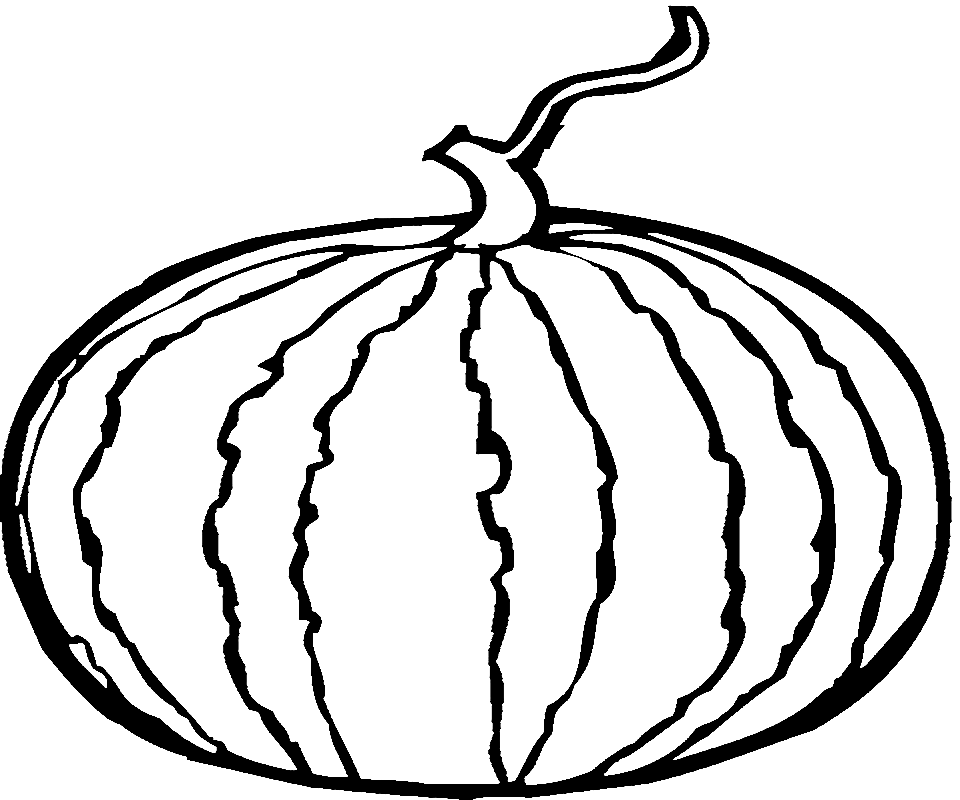
#> input picture Paint_code/xigua/xigua_original.png, 960 x 800 px
$ python black_to_gray.py
#> lines starting #> are read from the running program, lines starting #| are printed output that depends on the picture; after the words box and inside, x2 and y2 are one past the last pixel; in counts of white or black regions, pixels touching at a corner belong together
import cv2
import numpy as np

# 加载图像
image = cv2.imread('xigua_original.png')
#> image is the input picture: shape (800, 960, 3); min 0, max 255, mean 218

# 创建一个掩码，选择黑色区域
black_mask = np.all(image == [0, 0, 0], axis=-1)
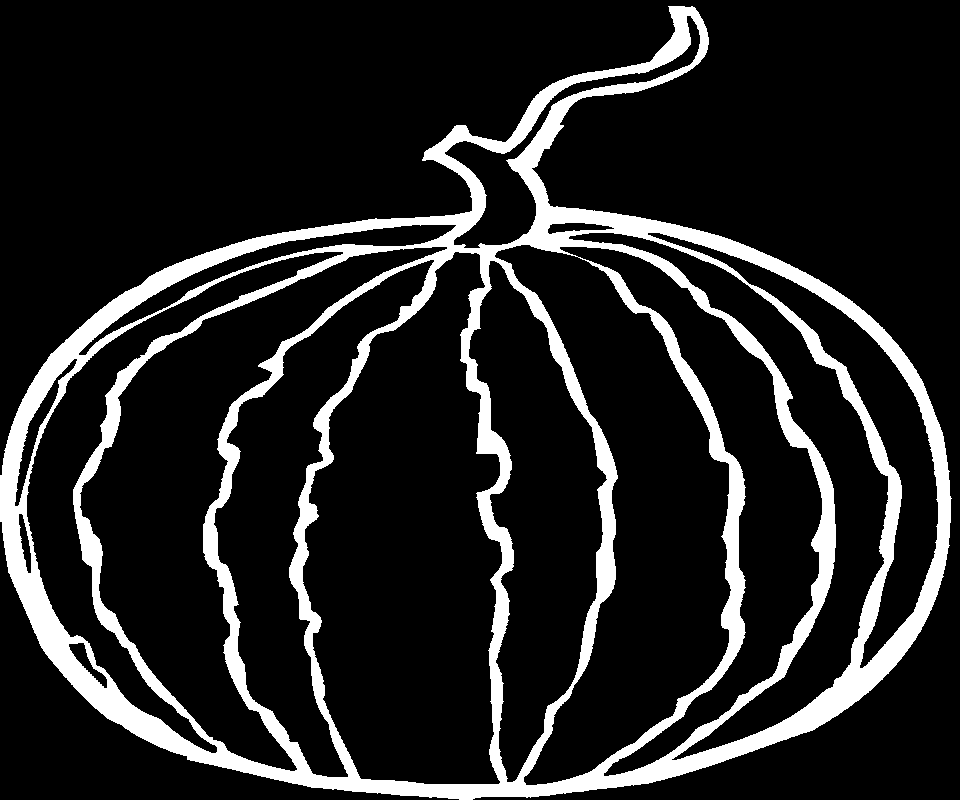
#> black_mask: shape (800, 960) bool; 14.1% white; 1 white region, box (x1, y1, x2, y2) and area: (0, 6, 952, 800) 108277

# 将黑色部分替换为灰色
image[black_mask] = [128, 128, 128]  # 这里的 [128, 128, 128] 是灰色的BGR值
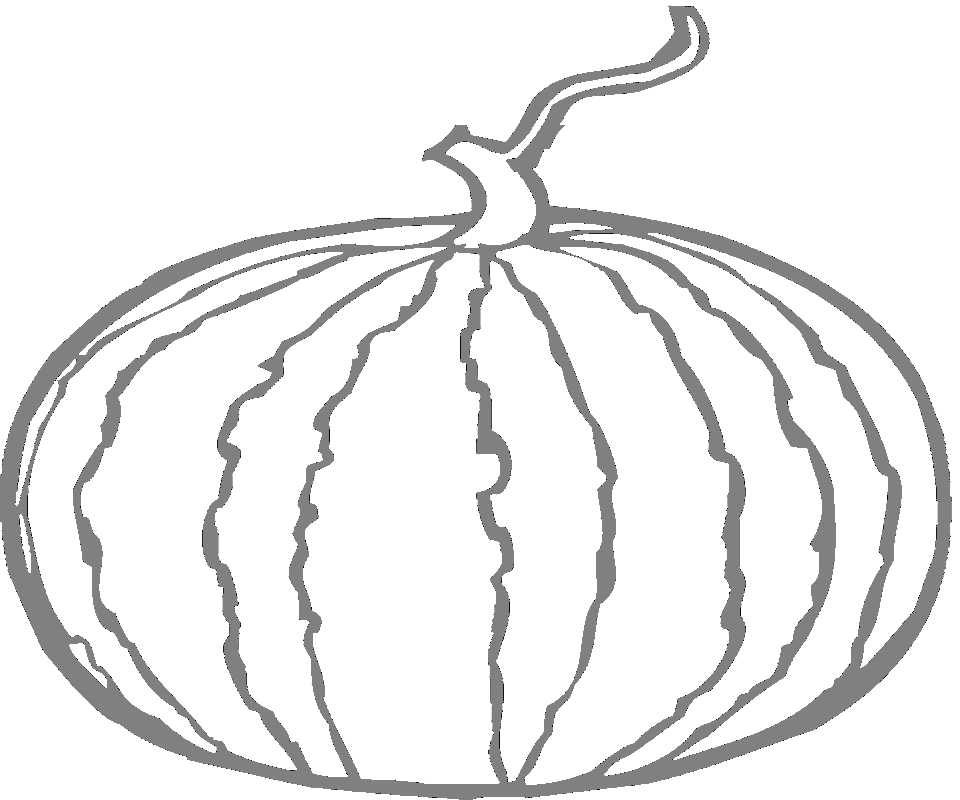
#> image: shape (800, 960, 3); 14.1% of pixels changed, all inside (x1, y1, x2, y2) = (0, 6, 952, 800)

# 显示原始图像和结果图像
cv2.imshow('Original Image', image)
cv2.waitKey(0)
cv2.destroyAllWindows()
cv2.imwrite('xigua_gray.png',image)
